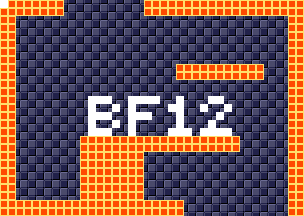

Tiled map render using the project's own tile images. Description and the map definition, with tile-layer contents summarised, below:
An orthogonal 38x27 tile map with 8x8 px tiles, 4 tile layers (background, foreground, room numbers, Objects), 15 tilesets.

<map version="1.5" tiledversion="1.7.1" orientation="orthogonal" renderorder="right-down" width="38" height="27" tilewidth="8" tileheight="8" infinite="0" nextlayerid="11" nextobjectid="1">
 <tileset firstgid="1" source="tilesheets/tsKarniMata.tsx" />
 <tileset firstgid="1025" source="tilesheets/tsVoodooWasp.tsx" />
 <tileset firstgid="2049" source="tilesheets/tsBurial.tsx" />
 <tileset firstgid="3073" source="tilesheets/tsBlueTemple.tsx" />
 <tileset firstgid="4097" source="tilesheets/tsGoddess.tsx" />
 <tileset firstgid="5121" source="tilesheets/tsKonark.tsx" />
 <tileset firstgid="6145" name="sEnemies" tilewidth="8" tileheight="8" tilecount="1024" columns="32">
  <image source="../grapx/tilesheets/sObjects.bmp" trans="ff94ff" width="256" height="256" />
 </tileset>
 <tileset firstgid="7169" source="tilesheets/tsIceTemple.tsx" />
 <tileset firstgid="8193" source="tilesheets/tsLavaArea.tsx" />
 <tileset firstgid="9217" source="tilesheets/tsBossArea.tsx" />
 <tileset firstgid="10241" source="tilesheets/tsPegu.tsx" />
 <tileset firstgid="11265" source="tilesheets/sTiwanakuTemple.tsx" />
 <tileset firstgid="12289" source="tilesheets/sIndraTemple.tsx" />
 <tileset firstgid="13313" source="tilesheets/sTeleport.tsx" />
 <tileset firstgid="14337" source="tilesheets/sObjects.tsx" />
 <layer id="2" name="background" width="38" height="27">
  <data>[1026 cells, 1026 non-empty, 2 distinct tile ids]</data>
 </layer>
 <layer id="1" name="foreground" width="38" height="27">
  <data>[1026 cells, 308 non-empty, 1 distinct tile ids]</data>
 </layer>
 <layer id="7" name="room numbers" width="38" height="27">
  <data>[1026 cells, 42 non-empty, 1 distinct tile ids]</data>
 </layer>
 <layer id="10" name="Objects" width="38" height="27">
  <data>[1026 cells, 0 non-empty, 0 distinct tile ids]</data>
 </layer>
</map>
